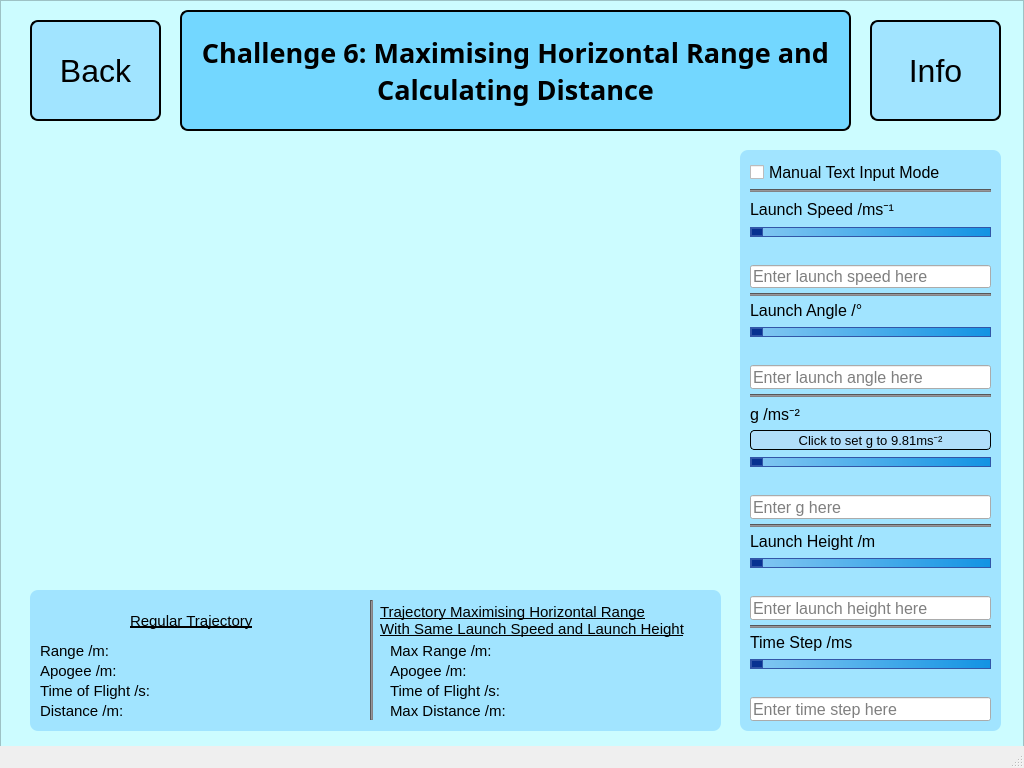
<?xml version="1.0" encoding="UTF-8"?>
<ui version="4.0">
 <class>MainWindow</class>
 <widget class="QMainWindow" name="MainWindow">
  <property name="geometry">
   <rect>
    <x>0</x>
    <y>0</y>
    <width>1024</width>
    <height>768</height>
   </rect>
  </property>
  <property name="windowTitle">
   <string>MainWindow</string>
  </property>
  <widget class="QWidget" name="centralwidget">
   <widget class="QFrame" name="frame">
    <property name="geometry">
     <rect>
      <x>0</x>
      <y>0</y>
      <width>1024</width>
      <height>768</height>
     </rect>
    </property>
    <property name="styleSheet">
     <string notr="true">QFrame {
	background-color: #ccfcff
}</string>
    </property>
    <property name="frameShape">
     <enum>QFrame::StyledPanel</enum>
    </property>
    <property name="frameShadow">
     <enum>QFrame::Raised</enum>
    </property>
    <widget class="QPushButton" name="backButton">
     <property name="geometry">
      <rect>
       <x>30</x>
       <y>20</y>
       <width>131</width>
       <height>101</height>
      </rect>
     </property>
     <property name="font">
      <font>
       <family>Meiryo UI</family>
       <pointsize>24</pointsize>
      </font>
     </property>
     <property name="styleSheet">
      <string notr="true">QPushButton {
	border: 2px solid;
	border-radius: 8px;
	background-color: #a1e4ff;
}</string>
     </property>
     <property name="text">
      <string>Back</string>
     </property>
     <property name="checkable">
      <bool>true</bool>
     </property>
    </widget>
    <widget class="QWidget" name="verticalLayoutWidget">
     <property name="geometry">
      <rect>
       <x>750</x>
       <y>160</y>
       <width>241</width>
       <height>561</height>
      </rect>
     </property>
     <layout class="QVBoxLayout" name="inputLayout" stretch="0,0,1,1,0,0,0,1,2,0,0,0,1,0,1,0,0,0,1,1,0,0,0,1,1,0,0">
      <property name="spacing">
       <number>5</number>
      </property>
      <item>
       <widget class="QCheckBox" name="textModeCheckBox">
        <property name="font">
         <font>
          <family>Meiryo UI</family>
          <pointsize>12</pointsize>
         </font>
        </property>
        <property name="text">
         <string>Manual Text Input Mode</string>
        </property>
       </widget>
      </item>
      <item>
       <widget class="Line" name="Line1">
        <property name="styleSheet">
         <string notr="true">QFrame {
	background-color: #838285;
	min-height:1px;
	max-height:1px;
}</string>
        </property>
        <property name="orientation">
         <enum>Qt::Horizontal</enum>
        </property>
       </widget>
      </item>
      <item>
       <widget class="QLabel" name="launchSpeedLabel">
        <property name="font">
         <font>
          <family>Meiryo UI</family>
          <pointsize>12</pointsize>
          <weight>50</weight>
          <bold>false</bold>
          <underline>false</underline>
         </font>
        </property>
        <property name="styleSheet">
         <string notr="true">QLabel {background-color: #a1e4ff;}</string>
        </property>
        <property name="text">
         <string>Launch Speed /ms⁻¹</string>
        </property>
       </widget>
      </item>
      <item>
       <widget class="QSlider" name="launchSpeedSlider">
        <property name="styleSheet">
         <string notr="true">QSlider::groove:horizontal {border: 1px solid #3256a8;
height: 8px;
background: qlineargradient(x1: 0, y1: 0, x2: 1, y2: 0, stop: 0 #85c8f2, stop: 1 #1293e3);}

QSlider::handle:horizontal {border: 1px solid #3256a8;
background: #073191;
width: 10px;
height: 10px;
border-radius: 5px;}</string>
        </property>
        <property name="orientation">
         <enum>Qt::Horizontal</enum>
        </property>
       </widget>
      </item>
      <item>
       <widget class="QLabel" name="launchSpeedSliderLabel">
        <property name="font">
         <font>
          <family>Meiryo UI</family>
          <pointsize>10</pointsize>
         </font>
        </property>
        <property name="styleSheet">
         <string notr="true">QLabel {background-color: #a1e4ff;}</string>
        </property>
        <property name="text">
         <string/>
        </property>
       </widget>
      </item>
      <item>
       <widget class="QLineEdit" name="launchSpeedLineEdit">
        <property name="font">
         <font>
          <pointsize>12</pointsize>
         </font>
        </property>
        <property name="inputMask">
         <string/>
        </property>
        <property name="placeholderText">
         <string>Enter launch speed here</string>
        </property>
       </widget>
      </item>
      <item>
       <widget class="Line" name="Line2">
        <property name="styleSheet">
         <string notr="true">QFrame {
	background-color: #838285;
	min-height:1px;
	max-height:1px;
}</string>
        </property>
        <property name="orientation">
         <enum>Qt::Horizontal</enum>
        </property>
       </widget>
      </item>
      <item>
       <widget class="QLabel" name="label_3">
        <property name="font">
         <font>
          <family>Meiryo UI</family>
          <pointsize>12</pointsize>
          <weight>50</weight>
          <bold>false</bold>
          <underline>false</underline>
         </font>
        </property>
        <property name="styleSheet">
         <string notr="true">QLabel {background-color: #a1e4ff;}</string>
        </property>
        <property name="text">
         <string>Launch Angle /°</string>
        </property>
       </widget>
      </item>
      <item>
       <widget class="QSlider" name="launchAngleSlider">
        <property name="styleSheet">
         <string notr="true">QSlider::groove:horizontal {border: 1px solid #3256a8;
height: 8px;
background: qlineargradient(x1: 0, y1: 0, x2: 1, y2: 0, stop: 0 #85c8f2, stop: 1 #1293e3);}

QSlider::handle:horizontal {border: 1px solid #3256a8;
background: #073191;
width: 10px;
height: 10px;
border-radius: 5px;}</string>
        </property>
        <property name="orientation">
         <enum>Qt::Horizontal</enum>
        </property>
       </widget>
      </item>
      <item>
       <widget class="QLabel" name="launchAngleSliderLabel">
        <property name="font">
         <font>
          <family>Meiryo UI</family>
          <pointsize>10</pointsize>
         </font>
        </property>
        <property name="styleSheet">
         <string notr="true">QLabel {background-color: #a1e4ff;}</string>
        </property>
        <property name="text">
         <string/>
        </property>
       </widget>
      </item>
      <item>
       <widget class="QLineEdit" name="launchAngleLineEdit">
        <property name="font">
         <font>
          <pointsize>12</pointsize>
         </font>
        </property>
        <property name="placeholderText">
         <string>Enter launch angle here</string>
        </property>
       </widget>
      </item>
      <item>
       <widget class="Line" name="Line3">
        <property name="styleSheet">
         <string notr="true">QFrame {
	background-color: #838285;
	min-height:1px;
	max-height:1px;
}</string>
        </property>
        <property name="orientation">
         <enum>Qt::Horizontal</enum>
        </property>
       </widget>
      </item>
      <item>
       <widget class="QLabel" name="label_4">
        <property name="font">
         <font>
          <family>Meiryo UI</family>
          <pointsize>12</pointsize>
          <weight>50</weight>
          <bold>false</bold>
          <underline>false</underline>
         </font>
        </property>
        <property name="styleSheet">
         <string notr="true">QLabel {background-color: #a1e4ff;}</string>
        </property>
        <property name="text">
         <string>g /ms⁻²</string>
        </property>
       </widget>
      </item>
      <item>
       <widget class="QPushButton" name="setgButton">
        <property name="font">
         <font>
          <family>Meiryo UI</family>
          <pointsize>10</pointsize>
         </font>
        </property>
        <property name="styleSheet">
         <string notr="true">QPushButton {
	border: 1px solid;
	border-radius: 4px;
	background-color:#b1defa;
}</string>
        </property>
        <property name="text">
         <string>Click to set g to 9.81ms⁻²</string>
        </property>
       </widget>
      </item>
      <item>
       <widget class="QSlider" name="gSlider">
        <property name="styleSheet">
         <string notr="true">QSlider::groove:horizontal {border: 1px solid #3256a8;
height: 8px;
background: qlineargradient(x1: 0, y1: 0, x2: 1, y2: 0, stop: 0 #85c8f2, stop: 1 #1293e3);}

QSlider::handle:horizontal {border: 1px solid #3256a8;
background: #073191;
width: 10px;
height: 10px;
border-radius: 5px;}</string>
        </property>
        <property name="orientation">
         <enum>Qt::Horizontal</enum>
        </property>
       </widget>
      </item>
      <item>
       <widget class="QLabel" name="gSliderLabel">
        <property name="font">
         <font>
          <family>Meiryo UI</family>
          <pointsize>10</pointsize>
         </font>
        </property>
        <property name="styleSheet">
         <string notr="true">QLabel {background-color: #a1e4ff;}</string>
        </property>
        <property name="text">
         <string/>
        </property>
       </widget>
      </item>
      <item>
       <widget class="QLineEdit" name="gLineEdit">
        <property name="font">
         <font>
          <pointsize>12</pointsize>
         </font>
        </property>
        <property name="placeholderText">
         <string>Enter g here</string>
        </property>
       </widget>
      </item>
      <item>
       <widget class="Line" name="Line4">
        <property name="styleSheet">
         <string notr="true">QFrame {
	background-color: #838285;
	min-height:1px;
	max-height:1px;
}</string>
        </property>
        <property name="orientation">
         <enum>Qt::Horizontal</enum>
        </property>
       </widget>
      </item>
      <item>
       <widget class="QLabel" name="label_5">
        <property name="font">
         <font>
          <family>Meiryo UI</family>
          <pointsize>12</pointsize>
          <weight>50</weight>
          <bold>false</bold>
          <underline>false</underline>
         </font>
        </property>
        <property name="styleSheet">
         <string notr="true">QLabel {background-color: #a1e4ff;}</string>
        </property>
        <property name="text">
         <string>Launch Height /m</string>
        </property>
       </widget>
      </item>
      <item>
       <widget class="QSlider" name="launchHeightSlider">
        <property name="styleSheet">
         <string notr="true">QSlider::groove:horizontal {border: 1px solid #3256a8;
height: 8px;
background: qlineargradient(x1: 0, y1: 0, x2: 1, y2: 0, stop: 0 #85c8f2, stop: 1 #1293e3);}

QSlider::handle:horizontal {border: 1px solid #3256a8;
background: #073191;
width: 10px;
height: 10px;
border-radius: 5px;}</string>
        </property>
        <property name="orientation">
         <enum>Qt::Horizontal</enum>
        </property>
       </widget>
      </item>
      <item>
       <widget class="QLabel" name="launchHeightSliderLabel">
        <property name="font">
         <font>
          <family>Meiryo UI</family>
          <pointsize>10</pointsize>
         </font>
        </property>
        <property name="styleSheet">
         <string notr="true">QLabel {background-color: #a1e4ff;}</string>
        </property>
        <property name="text">
         <string/>
        </property>
       </widget>
      </item>
      <item>
       <widget class="QLineEdit" name="launchHeightLineEdit">
        <property name="font">
         <font>
          <pointsize>12</pointsize>
         </font>
        </property>
        <property name="placeholderText">
         <string>Enter launch height here</string>
        </property>
       </widget>
      </item>
      <item>
       <widget class="Line" name="Line5">
        <property name="styleSheet">
         <string notr="true">QFrame {
	background-color: #838285;
	min-height:1px;
	max-height:1px;
}</string>
        </property>
        <property name="orientation">
         <enum>Qt::Horizontal</enum>
        </property>
       </widget>
      </item>
      <item>
       <widget class="QLabel" name="label_6">
        <property name="font">
         <font>
          <family>Meiryo UI</family>
          <pointsize>12</pointsize>
          <weight>50</weight>
          <bold>false</bold>
          <underline>false</underline>
         </font>
        </property>
        <property name="styleSheet">
         <string notr="true">QLabel {background-color: #a1e4ff;}</string>
        </property>
        <property name="text">
         <string>Time Step /ms</string>
        </property>
       </widget>
      </item>
      <item>
       <widget class="QSlider" name="timeStepSlider">
        <property name="styleSheet">
         <string notr="true">QSlider::groove:horizontal {border: 1px solid #3256a8;
height: 8px;
background: qlineargradient(x1: 0, y1: 0, x2: 1, y2: 0, stop: 0 #85c8f2, stop: 1 #1293e3);}

QSlider::handle:horizontal {border: 1px solid #3256a8;
background: #073191;
width: 10px;
height: 10px;
border-radius: 5px;}</string>
        </property>
        <property name="orientation">
         <enum>Qt::Horizontal</enum>
        </property>
       </widget>
      </item>
      <item>
       <widget class="QLabel" name="timeStepSliderLabel">
        <property name="font">
         <font>
          <family>Meiryo UI</family>
          <pointsize>10</pointsize>
         </font>
        </property>
        <property name="styleSheet">
         <string notr="true">QLabel {background-color: #a1e4ff;}</string>
        </property>
        <property name="text">
         <string/>
        </property>
       </widget>
      </item>
      <item>
       <widget class="QLineEdit" name="timeStepLineEdit">
        <property name="font">
         <font>
          <pointsize>12</pointsize>
         </font>
        </property>
        <property name="placeholderText">
         <string>Enter time step here</string>
        </property>
       </widget>
      </item>
     </layout>
    </widget>
    <widget class="QWidget" name="verticalLayoutWidget_3">
     <property name="geometry">
      <rect>
       <x>30</x>
       <y>150</y>
       <width>691</width>
       <height>431</height>
      </rect>
     </property>
     <layout class="QVBoxLayout" name="graphLayout"/>
    </widget>
    <widget class="QPushButton" name="infoButton">
     <property name="geometry">
      <rect>
       <x>870</x>
       <y>20</y>
       <width>131</width>
       <height>101</height>
      </rect>
     </property>
     <property name="font">
      <font>
       <family>Meiryo UI</family>
       <pointsize>24</pointsize>
      </font>
     </property>
     <property name="styleSheet">
      <string notr="true">QPushButton {
	border: 2px solid;
	border-radius: 8px;
	background-color: #a1e4ff;
}</string>
     </property>
     <property name="text">
      <string>Info</string>
     </property>
     <property name="checkable">
      <bool>true</bool>
     </property>
    </widget>
    <widget class="QListWidget" name="listWidget">
     <property name="geometry">
      <rect>
       <x>740</x>
       <y>150</y>
       <width>261</width>
       <height>581</height>
      </rect>
     </property>
     <property name="styleSheet">
      <string notr="true">QWidget {
	border-radius: 8px;
	background-color: #a1e4ff;
}</string>
     </property>
    </widget>
    <widget class="QWidget" name="verticalLayoutWidget_2">
     <property name="geometry">
      <rect>
       <x>180</x>
       <y>10</y>
       <width>671</width>
       <height>121</height>
      </rect>
     </property>
     <layout class="QVBoxLayout" name="verticalLayout_2">
      <item>
       <widget class="QLabel" name="challengeTitleLabel">
        <property name="font">
         <font>
          <family>Lucida Handwriting</family>
          <pointsize>20</pointsize>
          <weight>75</weight>
          <italic>false</italic>
          <bold>true</bold>
          <kerning>true</kerning>
         </font>
        </property>
        <property name="autoFillBackground">
         <bool>false</bool>
        </property>
        <property name="styleSheet">
         <string notr="true">QLabel {
	border: 2px solid;
	border-radius: 8px;
	background-color: #73d7ff;
}</string>
        </property>
        <property name="text">
         <string>Challenge 6: Maximising Horizontal Range and Calculating Distance</string>
        </property>
        <property name="scaledContents">
         <bool>true</bool>
        </property>
        <property name="alignment">
         <set>Qt::AlignCenter</set>
        </property>
        <property name="wordWrap">
         <bool>true</bool>
        </property>
       </widget>
      </item>
     </layout>
    </widget>
    <widget class="QListWidget" name="analyticsListWidget">
     <property name="geometry">
      <rect>
       <x>30</x>
       <y>590</y>
       <width>691</width>
       <height>141</height>
      </rect>
     </property>
     <property name="styleSheet">
      <string notr="true">QWidget {
	border-radius: 8px;
	background-color: #a1e4ff;
}</string>
     </property>
    </widget>
    <widget class="QLabel" name="rangeLabel">
     <property name="geometry">
      <rect>
       <x>40</x>
       <y>640</y>
       <width>301</width>
       <height>21</height>
      </rect>
     </property>
     <property name="font">
      <font>
       <family>Meiryo UI</family>
       <pointsize>11</pointsize>
       <weight>50</weight>
       <bold>false</bold>
       <underline>false</underline>
      </font>
     </property>
     <property name="styleSheet">
      <string notr="true">QLabel {background-color: #a1e4ff;}</string>
     </property>
     <property name="text">
      <string>Range /m:</string>
     </property>
    </widget>
    <widget class="QLabel" name="apogeeLabel">
     <property name="geometry">
      <rect>
       <x>40</x>
       <y>660</y>
       <width>291</width>
       <height>21</height>
      </rect>
     </property>
     <property name="font">
      <font>
       <family>Meiryo UI</family>
       <pointsize>11</pointsize>
       <weight>50</weight>
       <bold>false</bold>
       <underline>false</underline>
      </font>
     </property>
     <property name="styleSheet">
      <string notr="true">QLabel {background-color: #a1e4ff;}</string>
     </property>
     <property name="text">
      <string>Apogee /m:</string>
     </property>
    </widget>
    <widget class="QLabel" name="flightTimeLabel">
     <property name="geometry">
      <rect>
       <x>40</x>
       <y>680</y>
       <width>291</width>
       <height>21</height>
      </rect>
     </property>
     <property name="font">
      <font>
       <family>Meiryo UI</family>
       <pointsize>11</pointsize>
       <weight>50</weight>
       <bold>false</bold>
       <underline>false</underline>
      </font>
     </property>
     <property name="styleSheet">
      <string notr="true">QLabel {background-color: #a1e4ff;}</string>
     </property>
     <property name="text">
      <string>Time of Flight /s:</string>
     </property>
    </widget>
    <widget class="QLabel" name="rangeLabel_2">
     <property name="geometry">
      <rect>
       <x>390</x>
       <y>640</y>
       <width>301</width>
       <height>21</height>
      </rect>
     </property>
     <property name="font">
      <font>
       <family>Meiryo UI</family>
       <pointsize>11</pointsize>
       <weight>50</weight>
       <bold>false</bold>
       <underline>false</underline>
      </font>
     </property>
     <property name="styleSheet">
      <string notr="true">QLabel {background-color: #a1e4ff;}</string>
     </property>
     <property name="text">
      <string>Max Range /m:</string>
     </property>
    </widget>
    <widget class="QLabel" name="flightTimeLabel_2">
     <property name="geometry">
      <rect>
       <x>390</x>
       <y>680</y>
       <width>241</width>
       <height>21</height>
      </rect>
     </property>
     <property name="font">
      <font>
       <family>Meiryo UI</family>
       <pointsize>11</pointsize>
       <weight>50</weight>
       <bold>false</bold>
       <underline>false</underline>
      </font>
     </property>
     <property name="styleSheet">
      <string notr="true">QLabel {background-color: #a1e4ff;}</string>
     </property>
     <property name="text">
      <string>Time of Flight /s:</string>
     </property>
    </widget>
    <widget class="QLabel" name="apogeeLabel_2">
     <property name="geometry">
      <rect>
       <x>390</x>
       <y>660</y>
       <width>271</width>
       <height>21</height>
      </rect>
     </property>
     <property name="font">
      <font>
       <family>Meiryo UI</family>
       <pointsize>11</pointsize>
       <weight>50</weight>
       <bold>false</bold>
       <underline>false</underline>
      </font>
     </property>
     <property name="styleSheet">
      <string notr="true">QLabel {background-color: #a1e4ff;}</string>
     </property>
     <property name="text">
      <string>Apogee /m:</string>
     </property>
    </widget>
    <widget class="QLabel" name="rangeLabel_3">
     <property name="geometry">
      <rect>
       <x>130</x>
       <y>610</y>
       <width>301</width>
       <height>21</height>
      </rect>
     </property>
     <property name="font">
      <font>
       <family>Meiryo UI</family>
       <pointsize>11</pointsize>
       <weight>50</weight>
       <bold>false</bold>
       <underline>true</underline>
      </font>
     </property>
     <property name="styleSheet">
      <string notr="true">QLabel {background-color: #a1e4ff;}</string>
     </property>
     <property name="text">
      <string>Regular Trajectory</string>
     </property>
    </widget>
    <widget class="QLabel" name="rangeLabel_4">
     <property name="geometry">
      <rect>
       <x>380</x>
       <y>600</y>
       <width>341</width>
       <height>41</height>
      </rect>
     </property>
     <property name="font">
      <font>
       <family>Meiryo UI</family>
       <pointsize>11</pointsize>
       <weight>50</weight>
       <bold>false</bold>
       <underline>true</underline>
      </font>
     </property>
     <property name="styleSheet">
      <string notr="true">QLabel {background-color: #a1e4ff;}</string>
     </property>
     <property name="text">
      <string>Trajectory Maximising Horizontal Range
With Same Launch Speed and Launch Height</string>
     </property>
    </widget>
    <widget class="Line" name="line">
     <property name="geometry">
      <rect>
       <x>370</x>
       <y>600</y>
       <width>3</width>
       <height>120</height>
      </rect>
     </property>
     <property name="styleSheet">
      <string notr="true">QFrame {background-color:  #838285; max-width: 1px; min-width:1px;}</string>
     </property>
     <property name="orientation">
      <enum>Qt::Vertical</enum>
     </property>
    </widget>
    <widget class="QLabel" name="distanceLabel_2">
     <property name="geometry">
      <rect>
       <x>390</x>
       <y>700</y>
       <width>241</width>
       <height>21</height>
      </rect>
     </property>
     <property name="font">
      <font>
       <family>Meiryo UI</family>
       <pointsize>11</pointsize>
       <weight>50</weight>
       <bold>false</bold>
       <underline>false</underline>
      </font>
     </property>
     <property name="styleSheet">
      <string notr="true">QLabel {background-color: #a1e4ff;}</string>
     </property>
     <property name="text">
      <string>Max Distance /m:</string>
     </property>
    </widget>
    <widget class="QLabel" name="distanceLabel">
     <property name="geometry">
      <rect>
       <x>40</x>
       <y>700</y>
       <width>241</width>
       <height>21</height>
      </rect>
     </property>
     <property name="font">
      <font>
       <family>Meiryo UI</family>
       <pointsize>11</pointsize>
       <weight>50</weight>
       <bold>false</bold>
       <underline>false</underline>
      </font>
     </property>
     <property name="styleSheet">
      <string notr="true">QLabel {background-color: #a1e4ff;}</string>
     </property>
     <property name="text">
      <string>Distance /m:</string>
     </property>
    </widget>
    <zorder>listWidget</zorder>
    <zorder>backButton</zorder>
    <zorder>verticalLayoutWidget</zorder>
    <zorder>verticalLayoutWidget_3</zorder>
    <zorder>infoButton</zorder>
    <zorder>verticalLayoutWidget_2</zorder>
    <zorder>analyticsListWidget</zorder>
    <zorder>rangeLabel</zorder>
    <zorder>apogeeLabel</zorder>
    <zorder>flightTimeLabel</zorder>
    <zorder>rangeLabel_2</zorder>
    <zorder>flightTimeLabel_2</zorder>
    <zorder>apogeeLabel_2</zorder>
    <zorder>rangeLabel_3</zorder>
    <zorder>rangeLabel_4</zorder>
    <zorder>line</zorder>
    <zorder>distanceLabel_2</zorder>
    <zorder>distanceLabel</zorder>
   </widget>
  </widget>
  <widget class="QStatusBar" name="statusbar"/>
 </widget>
 <resources/>
 <connections/>
</ui>
